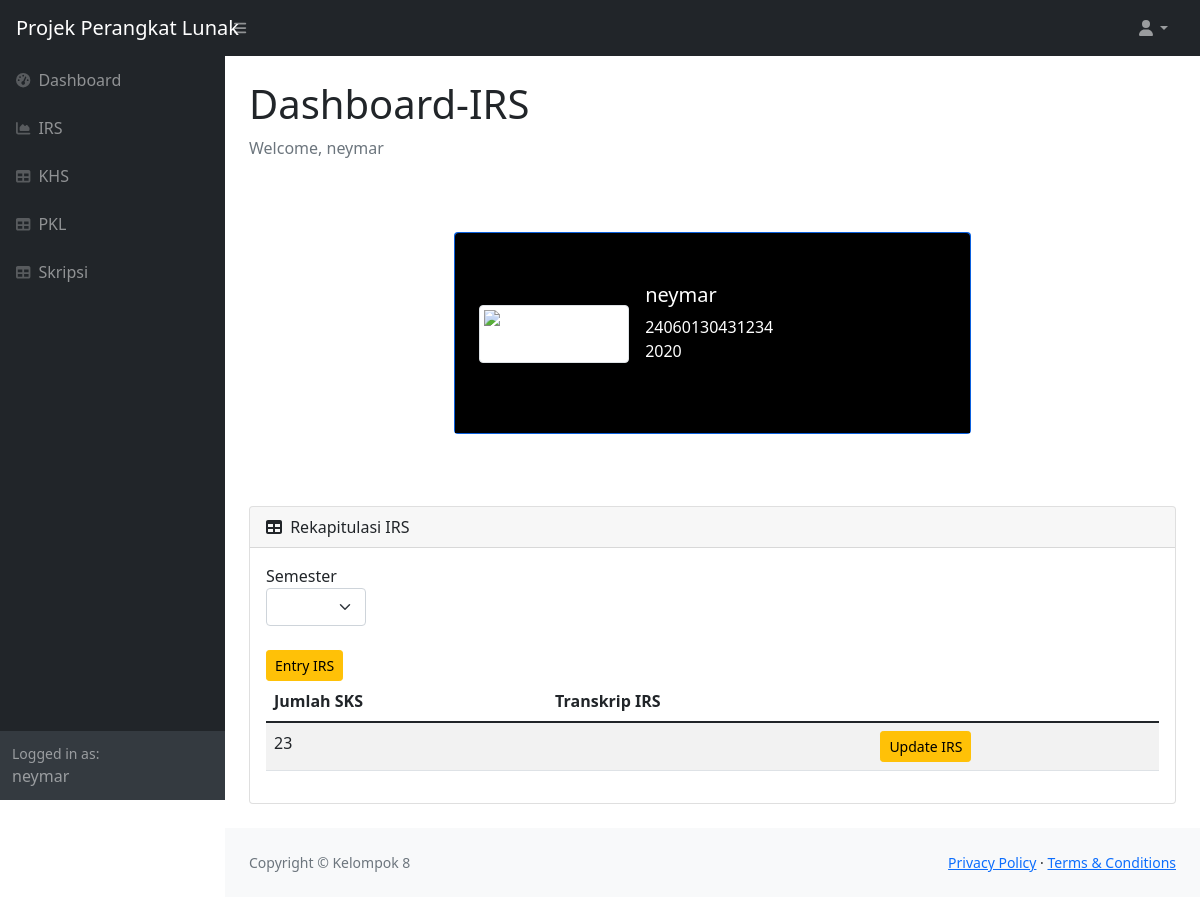
Screenshot of /mahasiswa/irs_index.php?semester=2 (signed in) with the database file from the repository.
### tables this page shows
CREATE TABLE `mahasiswa` (
  `nim` varchar(14) NOT NULL,
  `nama` char(100) NOT NULL,
  `alamat` varchar(100) DEFAULT NULL,
  `kota` char(50) DEFAULT NULL,
  `provinsi` char(50) DEFAULT NULL,
  `angkatan` int(4) DEFAULT NULL,
  `jalur_masuk` char(30) DEFAULT NULL,
  `email` varchar(30) DEFAULT NULL,
  `no_handphone` varchar(13) DEFAULT NULL,
  `status` char(20) DEFAULT NULL,
  `dosen_wali` char(50) DEFAULT NULL,
  `id_pkl_fk` varchar(6) DEFAULT NULL,
  `id_skripsi_fk` varchar(6) DEFAULT NULL,
  `semester` int(100) NOT NULL,
  `id_provinsi_fk` int(10) DEFAULT NULL,
  `id_kota_fk` int(10) DEFAULT NULL,
  `id_user_fk` int(6) DEFAULT NULL
);

CREATE TABLE `users` (
  `user_id` int(6) NOT NULL,
  `username` varchar(50) NOT NULL,
  `email` varchar(50) NOT NULL,
  `password` varchar(50) NOT NULL,
  `level` varchar(20) NOT NULL
);

CREATE TABLE `irs` (
  `id_irs` varchar(6) NOT NULL,
  `semester_aktif` int(20) DEFAULT NULL,
  `jumlah_sks` int(30) DEFAULT 0,
  `nim_mahasiswa_fk` varchar(14) DEFAULT NULL,
  `dokumen` varchar(255) NOT NULL
);

### mahasiswa/irs_index.php (the view, shortened to what this page needs)
<!DOCTYPE html>
<html lang="en">
    <head>
        <link href="https://cdn.jsdelivr.net/npm/simple-datatables@latest/dist/style.css" rel="stylesheet" />
        <link href="../css/styles.css" rel="stylesheet" />
    </head>
    <?php
        require_once('../lib/db_login.php');
        $email=$_SESSION['email'];
        $query = "SELECT * FROM users
                    INNER JOIN mahasiswa ON users.email=mahasiswa.email
                    WHERE users.email='$email'";
        $sql_ppl= mysqli_query($db, $query) or die (mysqli_error($db));
        $data = mysqli_fetch_array ($sql_ppl);
        $username = $data['username'];
        $nim = $data['nim'];
     ?>
    <body class="sb-nav-fixed">
        <nav class="sb-topnav navbar navbar-expand navbar-dark bg-dark">
            <a class="navbar-brand ps-3">Projek Perangkat Lunak</a>
            <button class="btn btn-link btn-sm order-1 order-lg-0 me-4 me-lg-0" id="sidebarToggle" href="#!"><i class="fas fa-bars"></i></button>
            <ul class="navbar-nav ms-auto ms-md-0 me-3 me-lg-4">
                <li class="nav-item dropdown">
                    <a class="nav-link dropdown-toggle" id="navbarDropdown" href="#" role="button" data-bs-toggle="dropdown" aria-expanded="false"><i class="fas fa-user fa-fw"></i></a>
                </li>
            </ul>
        </nav>
        <div id="layoutSidenav">
            <div id="layoutSidenav_nav">
                <nav class="sb-sidenav accordion sb-sidenav-dark" id="sidenavAccordion">
                    <div class="sb-sidenav-menu">
                        <div class="nav">
                            <a class="nav-link" href="mahasiswa_home.php">
                                <div class="sb-nav-link-icon"><i class="fas fa-tachometer-alt"></i></div>
                                Dashboard
                            </a>
                            <a class="nav-link" href="irs_index.php">
                                <div class="sb-nav-link-icon"><i class="fas fa-chart-area"></i></div>
                                IRS
                            </a>
                            <a class="nav-link" href="khs_index.php">
                                <div class="sb-nav-link-icon"><i class="fas fa-table"></i></div>
                                KHS
                            </a>
                            <a class="nav-link" href="pkl_mahasiswa.php">
                                <div class="sb-nav-link-icon"><i class="fas fa-table"></i></div>
                                PKL
                            </a>
                            <a class="nav-link" href="skripsi_mahasiswa.php">
                                <div class="sb-nav-link-icon"><i class="fas fa-table"></i></div>
                                Skripsi
                            </a>
                        </div>
                    </div>
                    <div class="sb-sidenav-footer">
                        <div class="small">Logged in as:</div>
                        <?=$data['username']?>
                    </div>
                </nav>
            </div>
            <div id="layoutSidenav_content">
                <main>
                    <div class="container-fluid px-4">
                        <h1 class="mt-4">Dashboard-IRS</h1>
                        <ol class="breadcrumb mb-4">
                            <li class="breadcrumb-item active">Welcome, <?=$data['nama']?></li>
                        </ol>
                        <div class="container py-5 h-100">
                            <div class="row d-flex justify-content-center align-items-center h-100">
                                <div class="col col-lg-9 col-xl-7">
                                    <div class="card bg-primary text-white mb-4">
                                            <div class="rounded-top text-white d-flex flex-row" style="background-color: #000; height:200px;">
                                                <div class="ms-4 mt-5 d-flex flex-column" style="width: 150px;">
                                                    <img src="../assets/img/avatar.jpg"
                                                        alt="Generic placeholder image" class="img-fluid img-thumbnail mt-4 mb-2"
                                                        style="width: 150px; z-index: 1">
                                                </div>
                                                <div class="ms-3" style="margin-top: 50px;">
                                                    <h5><?=$data['nama']?></h5>
                                                    <p><?=$data['nim']?> <br>
                                                        <?=$data['angkatan']?>
                                                    </p>
                                                </div>
                                            </div>
                                        </div>
                                    </div>
                                </div>
                            </div>
                            <div class="card mb-4">
                            <div class="card-header">
                                <i class="fas fa-table me-1"></i>
                                Rekapitulasi IRS
                            </div>
                            <div class="card-body">
                                <label for="semester">Semester</label>
                                <select name="semester" id="semester" class="form-select" onchange="irs_semester(this.options[this.selectedIndex].value, '<?php echo $data['nim']?>')" style="width: 100px;">
                                    <option value="none" ></option>
                                    <option value="1" >1</option>
                                </select>
                                <br>
                                <a class="btn btn-warning btn-sm" href="entry_irs.php">Entry IRS</a>
                            <table class="table table-striped" >
                                    <thead>
                                        <tr>
                                            <th>Jumlah SKS</th>
                                            <th>Transkrip IRS</th>
                                        </tr>
                                    </thead>
                                    <tbody>
                                    <?php
                                    require_once('../lib/db_login.php');
                                    if (isset($_GET['semester'])){
                                        $semester=$_GET['semester'];
                                        $query = "SELECT * FROM irs
                                                    INNER JOIN mahasiswa ON
                                                    (mahasiswa.nim = irs.nim_mahasiswa_fk)
                                                    WHERE mahasiswa.nama='$username' AND
                                                    irs.semester_aktif='$semester'"
                                                    ;
                                        $sql_ppl= mysqli_query($db, $query) or die (mysqli_error($db));
                                        while($data = mysqli_fetch_array($sql_ppl)){ ?>
                                            <tr>
                                                <td><?=$data['jumlah_sks']?></td>
                                                <td><a href="../assets/file/irs/<?php echo $data['dokumen'];?>"><?=$data['dokumen']?></td>
                                                <td><a class="btn btn-warning btn-sm" href=<?php echo '"update_irs.php?nim='.$nim.'&semester_aktif='.$semester.'"' ?>>Update IRS</a></td>
                                            </tr>
                                        <?php
                                        } ?>
                                    <?php
                                    } ?>
                                    </tbody>
                                </table>
                            </div>
                        </div>
                    </div>
                </main>
                <footer class="py-4 bg-light mt-auto">
                    <div class="container-fluid px-4">
                        <div class="d-flex align-items-center justify-content-between small">
                            <div class="text-muted">Copyright &copy; Kelompok 8</div>
                            <div>
                                <a href="#">Privacy Policy</a>
                                &middot;
                                <a href="#">Terms &amp; Conditions</a>
                            </div>
                        </div>
                    </div>
                </footer>
            </div>
        </div>
    </body>
</html>

### rows the page displays
mahasiswa: id_user_fk.username "neymar", nama "neymar", nim "24060130431234", angkatan "2020"
irs: jumlah_sks "23"
